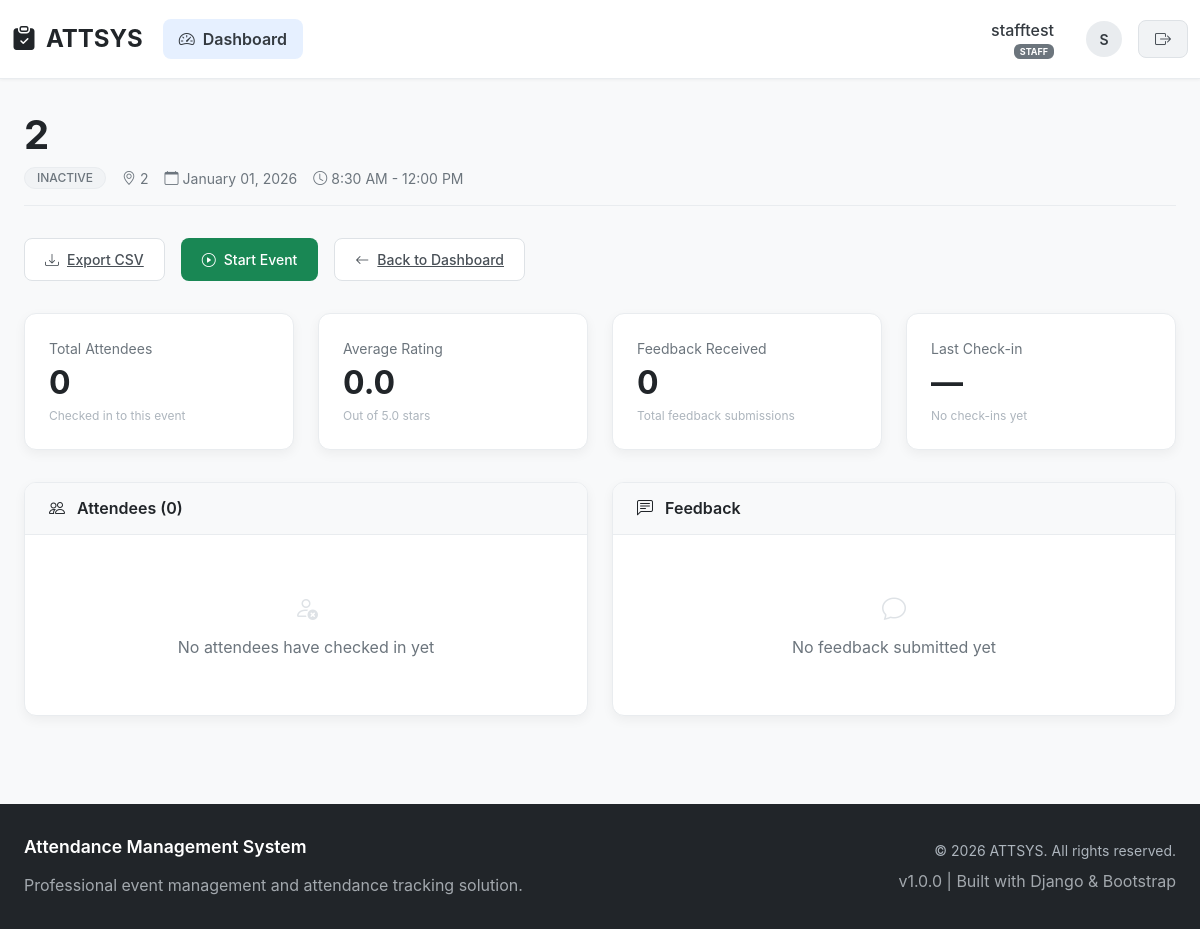
The app's page /attsys/event/3/ (signed in) with its own data.
### attsys/models.py (models this page shows, shortened)
class User(AbstractUser):
    ROLE_CHOICES = (
        ('ADMIN', 'Admin'),
        ('STAFF', 'Staff'),
    )
    role = models.CharField(max_length=10, choices=ROLE_CHOICES)
    phone_number = models.CharField(max_length=15, blank=True)

class Event(models.Model):
    title = models.CharField(max_length=200)
    description = models.TextField(blank=True)
    venue = models.CharField(max_length=200)
    date = models.DateField()
    start_time = models.TimeField()
    end_time = models.TimeField()
    created_by = models.ForeignKey(
        User,
        on_delete=models.CASCADE,
        related_name='events'
    )
    assigned_staff = models.ManyToManyField(
        settings.AUTH_USER_MODEL,
        blank=True,
        related_name='assigned_events'
    )
    check_in_token = models.UUIDField(default=uuid.uuid4, unique=True)
    is_active = models.BooleanField(default=False)
    created_at = models.DateTimeField(auto_now_add=True)

### attsys/views.py (the view)
# urls.py: path('event/<int:event_id>/', views.event_detail, name='event_detail'),
@login_required
def event_detail(request, event_id):
    if not request.user.is_active:
        return redirect('login')
    event = get_object_or_404(Event, id=event_id)
    if request.user.role == 'STAFF' and event.created_by != request.user:
        return HttpResponseForbidden()
    attendees = event.attendees.all()
    now = timezone.now()
    event_end = timezone.make_aware(
        timezone.datetime.combine(event.date, event.end_time)
    )
    if event.is_active and now > event_end:
        event.is_active = False
        event.check_in_token = None
        event.save()
    qr_image = None
    if event.is_active and event.check_in_token:
        qr_url = f"{request.scheme}://{request.get_host()}/attsys/check-in/{event.id}/{event.check_in_token}/"
        qr = qrcode.make(qr_url)
        buffer = BytesIO()
        qr.save(buffer, format="PNG")
        qr_image = base64.b64encode(buffer.getvalue()).decode()
    attendance_by_hour = (
        attendees
        .annotate(hour=TruncHour('attended_at'))
        .values('hour')
        .annotate(count=Count('id'))
        .order_by('hour')
    )
    feedbacks = event.feedbacks.all()
    avg_rating = feedbacks.aggregate(Avg('rating'))['rating__avg']
    return render(request, 'event_detail.html', {
        'event': event,
        'attendees': attendees,
        'qr_image': qr_image,
        'attendance_by_hour': attendance_by_hour,
        'feedbacks': feedbacks,
        'avg_rating': avg_rating,
    })

### attsys/templates/event_detail.html (shortened to what this page needs)
{% extends 'base.html' %}
{% block content %}
<div class="event-detail-container">
    <div class="page-header">
        <div class="d-flex justify-content-between align-items-start flex-wrap gap-3">
            <div>
                <h1 class="event-title">{{ event.title }}</h1>
                <div class="event-meta">
                    <span class="badge {{ event.is_active|yesno:'badge-active,badge-inactive' }} event-badge">
                        {{ event.is_active|yesno:'ACTIVE,INACTIVE' }}
                    </span>
                    <span>
                        <i class="bi bi-geo-alt me-1"></i>{{ event.venue }}
                    </span>
                    <span>
                        <i class="bi bi-calendar me-1"></i>{{ event.date|date:"F d, Y" }}
                    </span>
                    <span>
                        <i class="bi bi-clock me-1"></i>{{ event.start_time|time:"g:i A" }} - {{ event.end_time|time:"g:i A" }}
                    </span>
                </div>
            </div>
        </div>
    </div>
    <div class="action-buttons">
        <a href="{% url 'export_attendees_csv' event.id %}"
           class="btn-action btn-outline">
            <i class="bi bi-download"></i>
            Export CSV
        </a>
        {% if request.user.role == 'STAFF' %}
        <form method="post" action="{% url 'toggle_event' event.id %}" class="m-0">
            {% if event.is_active %}
                <button type="submit" class="btn-action btn-danger">
                    <i class="bi bi-stop-circle"></i>
                    Stop Event
                </button>
            {% else %}
                <button type="submit" class="btn-action btn-success">
                    <i class="bi bi-play-circle"></i>
                    Start Event
                </button>
            {% endif %}
        </form>
        {% endif %}
        <a href="{% url 'dashboard' %}" class="btn-action btn-outline">
            <i class="bi bi-arrow-left"></i>
            Back to Dashboard
        </a>
    </div>
    <div class="stats-section">
        <div class="stat-card">
            <div class="stat-title">Total Attendees</div>
            <div class="stat-value">{{ attendees.count }}</div>
            <div class="stat-subtitle">Checked in to this event</div>
        </div>
        <div class="stat-card">
            <div class="stat-title">Average Rating</div>
            <div class="stat-value">
                {% if avg_rating %}{{ avg_rating|floatformat:1 }}{% else %}0.0{% endif %}
            </div>
            <div class="stat-subtitle">Out of 5.0 stars</div>
        </div>
        <div class="stat-card">
            <div class="stat-title">Feedback Received</div>
            <div class="stat-value">{{ feedbacks.count }}</div>
            <div class="stat-subtitle">Total feedback submissions</div>
        </div>
        <div class="stat-card">
            <div class="stat-title">Last Check-in</div>
            <div class="stat-value">
                {% if attendees.first %}
                {{ attendees.first.attended_at|date:"g:i A" }}
                {% else %}
                —
                {% endif %}
            </div>
            <div class="stat-subtitle">
                {% if attendees.first %}
                {{ attendees.first.attended_at|date:"M d" }}
                {% else %}
                No check-ins yet
                {% endif %}
            </div>
        </div>
    </div>
    <div class="row">
        <div class="col-lg-6 mb-4">
            <div class="content-section">
                <div class="section-header">
                    <h3 class="section-title">
                        <i class="bi bi-people me-2"></i>
                        Attendees ({{ attendees.count }})
                    </h3>
                </div>
                <div class="section-body">
                    {% if attendees %}
                    <ul class="attendees-list">
                        {% for a in attendees %}
                        <li class="attendee-item">
                            <div class="attendee-info">
                                <div class="attendee-name">{{ a.name }}</div>
                                <div class="attendee-contact">{{ a.email }}</div>
                            </div>
                            <div class="attendee-time">
                                {{ a.attended_at|date:"g:i A" }}<br>
                                <small>{{ a.attended_at|date:"M d" }}</small>
                            </div>
                        </li>
                        {% endfor %}
                    </ul>
                    {% else %}
                    <div class="empty-state">
                        <i class="bi bi-person-x"></i>
                        <p class="mt-2 mb-0">No attendees have checked in yet</p>
                    </div>
                    {% endif %}
                </div>
            </div>
        </div>
        <div class="col-lg-6 mb-4">
            <div class="content-section">
                <div class="section-header">
                    <h3 class="section-title">
                        <i class="bi bi-chat-left-text me-2"></i>
                        Feedback
                    </h3>
                </div>
                <div class="section-body">
                    {% if feedbacks %}
                        {% for f in feedbacks %}
                        <div class="feedback-item">
                            <div class="feedback-header">
                                <div>
                                    <div class="feedback-author">{{ f.name }}</div>
                                    <div class="feedback-time">
                                        {{ f.submitted_at|date:"F d, Y g:i A" }}
                                    </div>
                                </div>
                                <div class="feedback-rating">
                                    {% for i in "12345"|make_list %}
                                    <i class="bi bi-star-fill rating-star {% if forloop.counter <= f.rating %}text-warning{% else %}text-gray-300{% endif %}"></i>
                                    {% endfor %}
                                    <span class="rating-value">{{ f.rating }}/5</span>
                                </div>
                            </div>
                            {% if f.comment %}
                            <div class="feedback-comment">{{ f.comment }}</div>
                            {% endif %}
                        </div>
                        {% endfor %}
                    {% else %}
                    <div class="empty-state">
                        <i class="bi bi-chat"></i>
                        <p class="mt-2 mb-0">No feedback submitted yet</p>
                    </div>
                    {% endif %}
                </div>
            </div>
        </div>
    </div>
</div>
{% endblock %}

### attsys/templates/base.html (shortened to what this page needs)
<!DOCTYPE html>
<html lang="en">
<head>
    <link href="https://cdn.jsdelivr.net/npm/bootstrap@5.3.2/dist/css/bootstrap.min.css" rel="stylesheet">
    <link rel="stylesheet" href="https://cdn.jsdelivr.net/npm/bootstrap-icons@1.11.0/font/bootstrap-icons.css">
</head>
<body>
    <nav class="navbar navbar-expand-lg navbar-light">
        <div class="container-fluid">
            <a class="navbar-brand d-flex align-items-center" href="{% url 'dashboard' %}">
                <i class="bi bi-clipboard-check-fill"></i>
                ATTSYS
            </a>
            <div class="collapse navbar-collapse" id="navbarNav">
                <ul class="navbar-nav me-auto">
                    {% if user.is_authenticated %}
                        {% if user.role == 'ADMIN' %}
                            <li class="nav-item">
                                <a class="nav-link {% if request.resolver_match.url_name == 'admin_dashboard' %}active{% endif %}"
                                   href="{% url 'dashboard' %}">
                                    <i class="bi bi-speedometer2"></i>Dashboard
                                </a>
                            </li>
                        {% else %}
                            <li class="nav-item">
                                <a class="nav-link {% if request.resolver_match.url_name == 'dashboard' %}active{% endif %}"
                                   href="{% url 'dashboard' %}">
                                    <i class="bi bi-speedometer2"></i>Dashboard
                                </a>
                            </li>
                        {% endif %}
                    {% endif %}
                </ul>
                {% if user.is_authenticated %}
                <div class="navbar-nav align-items-center ms-auto">
                    <div class="nav-item">
                        <div class="user-info">
                            <div class="text-end me-3">
                                <div class="user-name">{{ user.username }}</div>
                                <div class="user-role">
                                    {% if user.role == 'ADMIN' %}
                                    <span class="badge bg-primary">ADMIN</span>
                                    {% else %}
                                    <span class="badge bg-secondary">STAFF</span>
                                    {% endif %}
                                </div>
                            </div>
                            <div class="user-avatar">
                                {{ user.username|first|upper }}
                            </div>
                            <form method="post" action="{% url 'logout' %}" class="m-0">
                                <button type="submit" class="btn-logout">
                                    <i class="bi bi-box-arrow-right"></i>
                                </button>
                            </form>
                        </div>
                    </div>
                </div>
                {% endif %}
            </div>
        </div>
    </nav>
    <main>
        <div class="container-fluid px-4">
            {% block content %}{% endblock %}
        </div>
    </main>
    <footer class="footer">
        <div class="container-fluid px-4">
            <div class="row align-items-center">
                <div class="col-md-6">
                    <h6 class="footer-title">Attendance Management System</h6>
                    <p class="mb-0 fs-7 opacity-75">
                        Professional event management and attendance tracking solution.
                    </p>
                </div>
                <div class="col-md-6 text-md-end mt-3 mt-md-0">
                    <div class="copyright">
                        © {% now "Y" %} ATTSYS. All rights reserved.
                    </div>
                    <div class="mt-2 fs-8 opacity-75">
                        v1.0.0 | Built with Django & Bootstrap
                    </div>
                </div>
            </div>
        </div>
    </footer>
</body>
</html>

### attsys/templates/base.html (style rules this page uses)
:root { --primary: #21252; --primary-light: rgba(13, 110, 253, 0.1); --secondary: #6c757d; --success: #198754; --success-light: rgba(25, 135, 84, 0.1); --warning: #fd7e14; --warning-light: rgba(253, 126, 20, 0.1); --info: #0dcaf0; --info-light: rgba(13, 202, 240, 0.1); --purple: #6f42c1; --purple-light: rgba(111, 66, 193, 0.1); --dark: #212529; --light: #f8f9fa; --gray-50: #f8f9fa; --gray-100: #f1f3f5; --gray-200: #e9ecef; --gray-300: #dee2e6; --gray-400: #ced4da; --gray-500: #adb5bd; --gray-600: #6c757d; --gray-700: #495057; --gray-800: #343a40; --gray-900: #212529; --border-radius: 12px; --border-radius-sm: 8px; --box-shadow: 0 4px 6px -1px rgba(0, 0, 0, 0.1), 0 2px 4px -1px rgba(0, 0, 0, 0.06); --box-shadow-hover: 0 10px 15px -3px rgba(0, 0, 0, 0.1), 0 4px 6px -2px rgba(0, 0, 0, 0.05); }
body { background-color: #f8f9fa; font-family: -apple-system, BlinkMacSystemFont, 'Segoe UI', Roboto, 'Helvetica Neue', Arial, sans-serif; color: var(--gray-800); min-height: 100vh; display: flex; flex-direction: column; }
.navbar { position: sticky; top: 0; z-index: 1030; transition: all 0.3s ease; background: white; border-bottom: 1px solid var(--gray-200); box-shadow: 0 1px 3px rgba(0, 0, 0, 0.05); padding: 1rem 0; }
.navbar-brand { font-weight: 700; font-size: 1.5rem; color: var(--dark) !important; }
.navbar-brand i { margin-right: 10px; color: var(--primary); }
.nav-link { font-weight: 500; color: var(--gray-700) !important; padding: 0.5rem 1rem !important; margin: 0 0.25rem; border-radius: var(--border-radius-sm); transition: all 0.2s ease; }
.nav-link.active { background: var(--primary-light); color: var(--primary) !important; font-weight: 600; }
.nav-link i { margin-right: 8px; }
.user-info { display: flex; align-items: center; gap: 1rem; }
.user-avatar { width: 36px; height: 36px; background: var(--gray-200); border-radius: 50%; display: flex; align-items: center; justify-content: center; font-weight: 600; font-size: 0.875rem; }
.user-name { font-weight: 500; color: var(--gray-800); }
.user-role { font-size: 0.75rem; color: var(--gray-600); }
.btn-logout { background: var(--gray-100); border: 1px solid var(--gray-300); color: var(--gray-700); padding: 0.375rem 1rem; border-radius: var(--border-radius-sm); font-weight: 500; transition: all 0.2s ease; }
.container-fluid { max-width: 1400px; }
main { flex: 1; padding: 2rem 0; }
.footer { background: var(--gray-900); color: var(--gray-400); padding: 2rem 0; margin-top: auto; }
.copyright { font-size: 0.875rem; color: var(--gray-500); }
.footer-title { color: white; font-weight: 600; margin-bottom: 1rem; font-size: 1.1rem; }

### records on screen
User: username "stafftest", username|first "S"
Event: title "2", is_active "INACTIVE", venue "2", date "January 01, 2026", start_time "8:30 AM", end_time "12:00 PM"

### other values on screen
{{ attendees.count }} "0"
{{ feedbacks.count }} "0"
